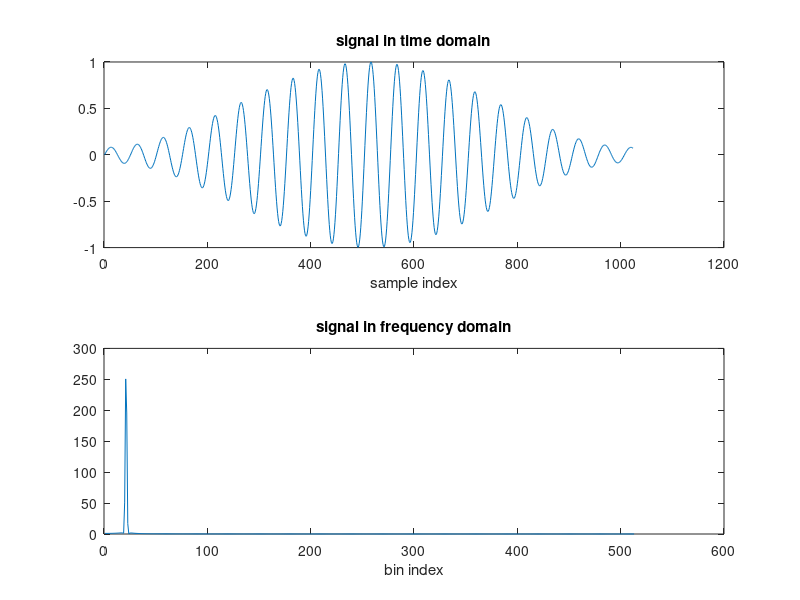

Source code (MATLAB):
clear; close; clc;

% Script parameters:
% ------------------
N = 1024;
wintype = 'hamming'; % 'hamming' % 'rectwin'
imitate_hw_dynamic_range = true;
log_func = @log; % @log2 % @log
k_target = 20.35;
% -----------------------------------------------

% generate signal
nfft = N;
w = 2*pi*k_target/nfft;
nn = 0:(N-1);
nn = nn(:); % convert to column vector
x = sin(w .* nn);

% apply window
switch wintype
    case 'hamming'
        x = x .* hamming(N);
    otherwise
        x = x .* rectwin(N);
end

% fourier transform (FFT)
xfft = fft(x, nfft);
xfft = abs(xfft(1:(nfft/2+1)));

% display fourier transform
figure;
ax1 = subplot(2,1,1);
plot(x);
title('signal in time domain');
xlabel('sample index');
ax2 = subplot(2,1,2);
plot(xfft);
title('signal in frequency domain');
xlabel('bin index');

% get peak info
[max_val, max_ind] = max(xfft);
amp_center = max_val;
amp_left = xfft(max_ind - 1);
amp_right = xfft(max_ind + 1);

if imitate_hw_dynamic_range == true
    % imitate HW behaviour (u16 dynamic range)
    amp_center = round(amp_center * 2^7);
    amp_left = round(amp_left * 2^7);
    amp_right = round(amp_right * 2^7);
end

k_raw_est = max_ind - 1;
fprintf('true bin index: %f\n', k_target);
fprintf('bin index estimation without interplolation: %f\n', k_raw_est);

% parabolic interpolation
bin_update_par = 0.5 * (amp_right - amp_left) / (2*amp_center - amp_right - amp_left);
k_parabolic_est = k_raw_est + bin_update_par;
fprintf('bin index estimation using parabolic interplolation: %f\n', k_parabolic_est);

% gaussian interpolation
amp_center = log_func(amp_center);
amp_left = log_func(amp_left);
amp_right = log_func(amp_right);
bin_update_gau = 0.5 * (amp_right - amp_left) / (2*amp_center - amp_right - amp_left);
k_gaussian_est = k_raw_est + bin_update_gau;
fprintf('bin index estimation using gaussian interplolation: %f\n', k_gaussian_est);
